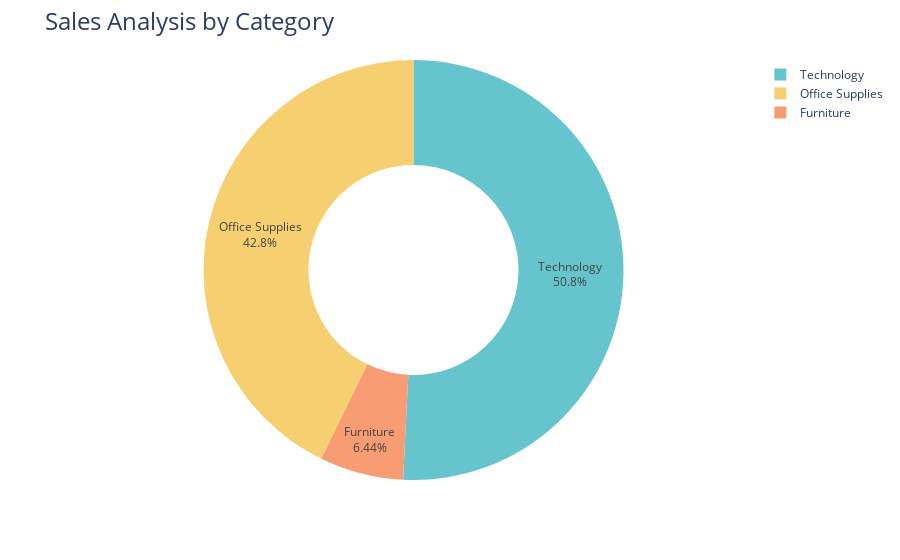

Notebook source saved alongside this figure:
### Code cell
fig=px.pie(profit_by_category,
            values="Profit",
            names="Category",
            hole=0.5,
           color_discrete_sequence=px.colors.qualitative.Pastel)

fig.update_traces(textposition="inside",textinfo="percent+label")
fig.update_layout(title_text="Sales Analysis by Category",title_font=dict(size=24))
fig.show()

### Figure 1 — Plotly figure (JSON) as saved in the notebook; plotly's stock layout.template omitted (floating-point values rounded to 4 significant figures)
{"data": [{"domain": {"x": [0, 1], "y": [0, 1]}, "hole": 0.5, "hovertemplate": "Category=%{label}<br>Profit=%{value}<extra></extra>", "labels": ["Furniture", "Office Supplies", "Technology"], "legendgroup": "", "name": "", "showlegend": true, "textinfo": "percent+label", "textposition": "inside", "type": "pie", "values": [18450.0, 122500.0, 145500.0]}], "layout": {"autosize": true, "legend": {"tracegroupgap": 0}, "margin": {"t": 60}, "piecolorway": ["rgb(102, 197, 204)", "rgb(246, 207, 113)", "rgb(248, 156, 116)", "rgb(220, 176, 242)", "rgb(135, 197, 95)", "rgb(158, 185, 243)", "rgb(254, 136, 177)", "rgb(201, 219, 116)", "rgb(139, 224, 164)", "rgb(180, 151, 231)", "rgb(179, 179, 179)"], "title": {"font": {"size": 24}, "text": "Sales Analysis by Category"}}}
